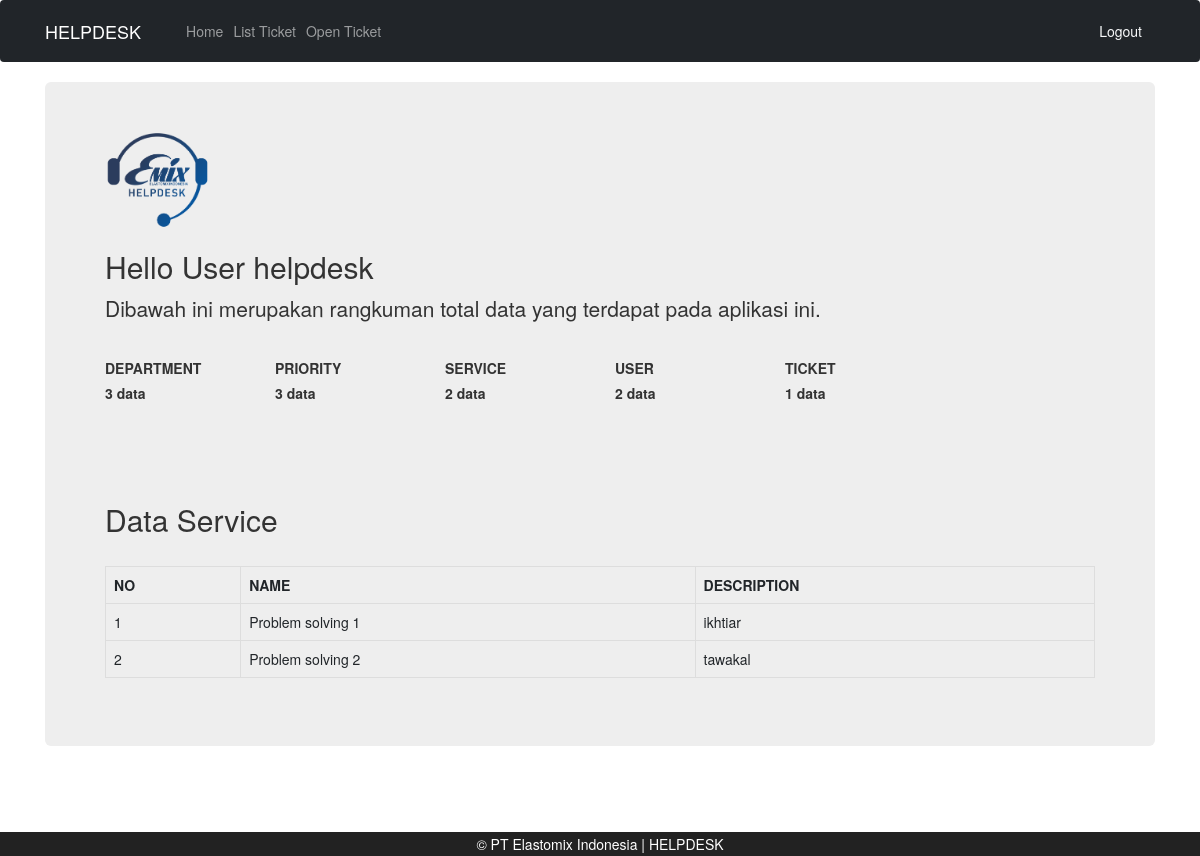
/Halaman-cust/index.php (signed in), run on the app's committed database.
### tables this page shows
CREATE TABLE `tbl_service` (
  `ts_id` int NOT NULL,
  `ts_name` varchar(225) NOT NULL,
  `ts_description` text NOT NULL
);

### Halaman-cust/func.php (called while the page is built, shortened)
<?php include 'config.php';
function db($params = array())
{
    if (isset($params['hostname'])) {
        $hostname = $params['hostname'];
    } else {
        $hostname = CONF_HOSTNAME;
    }
    if (isset($params['username'])) {
        $username = $params['username'];
    } else {
        $username = CONF_USERNAME;
    }
    if (isset($params['password'])) {
        $password = $params['password'];
    } else {
        $password = CONF_PASSWORD;
    }
    if (isset($params['database'])) {
        $database = $params['database'];
    } else {
        $database = CONF_DATABASE;
    }
    $conn = new mysqli($hostname, $username, $password, $database);
    return $conn;
}
function Q_array($sql = null)
{
    $db = db();
    if ($sql === null) {
        return null;
    } else {
        if ($result = $db->query($sql)) {
            return $result->fetch_all(MYSQLI_ASSOC);
        }
    }
}
function Q_count($sql = null)
{
    $db = db();
    if ($sql === null) {
        return null;
    } else {
        if ($result = $db->query($sql)) {
            return $result->num_rows;
        }
    }
}
function session_me()
{
    if (isset($_SESSION['login'])) {
        if ($_SESSION['login']) {
            return true;
        }
    }
    return false;
}

### Halaman-cust/index.php (the view, shortened to what this page needs)
<?php include('header.php'); ?>
<div class="container">
    <div class="jumbotron">
        <img src="images/Logo HLP.png" height="100">
        <?php if (session_me()) { ?>
            <h2>Hello <?= ucfirst(strtolower($_SESSION['datauser']['tu_full_name'])); ?></h2>
            <p>Dibawah ini merupakan rangkuman total data yang terdapat pada aplikasi ini.</p>
            <br>
            <div class="row ">
                <div class="col-md-2">
                    <label>DEPARTMENT</label><br>
                    <label><?= Q_count("SELECT * FROM tbl_department"); ?> data</label>
                </div>
                <div class="col-md-2">
                    <label>PRIORITY</label><br>
                    <label><?= Q_count("SELECT * FROM tbl_priority"); ?> data</label>
                </div>
                <div class="col-md-2">
                    <label>SERVICE</label><br>
                    <label><?= Q_count("SELECT * FROM tbl_service"); ?> data</label>
                </div>
                <div class="col-md-2">
                    <label>USER</label><br>
                    <label><?= Q_count("SELECT * FROM tbl_user WHERE tu_role!='customer'"); ?> data</label>
                </div>
                <div class="col-md-2">
                    <label>TICKET</label><br>
                    <label><?= Q_count("SELECT * FROM tbl_ticket"); ?> data</label>
                </div>
            </div>
            <p><br></p>
            <p><br></p>
            <p>
            <h2>Data Service</h2>
            </p>
            <div class="row mt-5">
                <div class="col-md-12">
                    <table class="table table-bordered">
                        <tr style="font-weight:bold;">
                            <td>NO</td>
                            <td>NAME</td>
                            <td>DESCRIPTION</td>
                        </tr>
                        <?php
                        $data = Q_array("SELECT * FROM tbl_service ORDER BY ts_id DESC");
                        foreach ($data as $key => $val) {
                            echo "
                            <tr>
                                <td>" . ($key + 1) . "</td>
                                <td>" . $val['ts_name'] . "</td>
                                <td>" . nl2br($val['ts_description']) . "</td>
                            </tr>
                        ";
                        ?>
                        <?php } ?>
                    </table>
                </div>
            </div>
        <?php } else { ?>
            <h2>Elastomix Helpdesk</h2>
            <p>---</p>
        <?php } ?>
    </div>
</div>
<?php include('footer.php'); ?>

### Halaman-cust/header.php (shortened to what this page needs)
<?php
require_once("func.php");
?>
<!doctype html>
<html lang="en">
<head>
    <link href="css/styles.css" rel="stylesheet" />
    <link rel="stylesheet" href="css/bootstrap.min.css">
</head>
<body>
    <nav class="navbar navbar-expand-lg navbar-dark bg-dark">
        <div class="container">
            <a class="navbar-brand" href="home.php ">HELPDESK</a>
            <div class="collapse navbar-collapse justify-content-center" id="navbarNav">
                <ul class="navbar-nav">
                    <li class="nav-item">
                        <a class="nav-link" href="home.php">Home</a>
                    </li>
                    <?php if (session_me()) { ?>
                        <li class="nav-item">
                            <a class="nav-link" href="ticket.php">List Ticket</a>
                        </li>
                        <li class="nav-item">
                            <a class="nav-link" href="open-ticket.php">Open Ticket</a>
                        </li>
                    <?php } ?>
                </ul>
            </div>
            <a href="logout.php"> <button class="btn btn-outline-light my-2 my-sm-0" type="submit">Logout</button></a>
        </div>
    </nav>

### Halaman-cust/footer.php (shortened to what this page needs)
<br>
<br>
<br>
<br>
<footer>&copy; PT Elastomix Indonesia | HELPDESK</footer>
</body>
</html>

### Halaman-cust/header.php (style rules this page uses)
footer { position: fixed; bottom: 0; left: 0; width: 100%; background-color: #222; color: #fff; text-align: center; padding: 2px 0; z-index: 999; }

### data on the page
tbl_service: ts_name "Problem solving 1", ts_description "ikhtiar"
tbl_service: ts_name "Problem solving 2", ts_description "tawakal"

### other printed values
$_SESSION['datauser']['tu_full_name'] "User helpdesk"
Q_count("SELECT * FROM tbl_department") "3"
Q_count("SELECT * FROM tbl_priority") "3"
Q_count("SELECT * FROM tbl_service") "2"
Q_count("SELECT * FROM tbl_user WHERE tu_role!='customer'") "2"
Q_count("SELECT * FROM tbl_ticket") "1"
